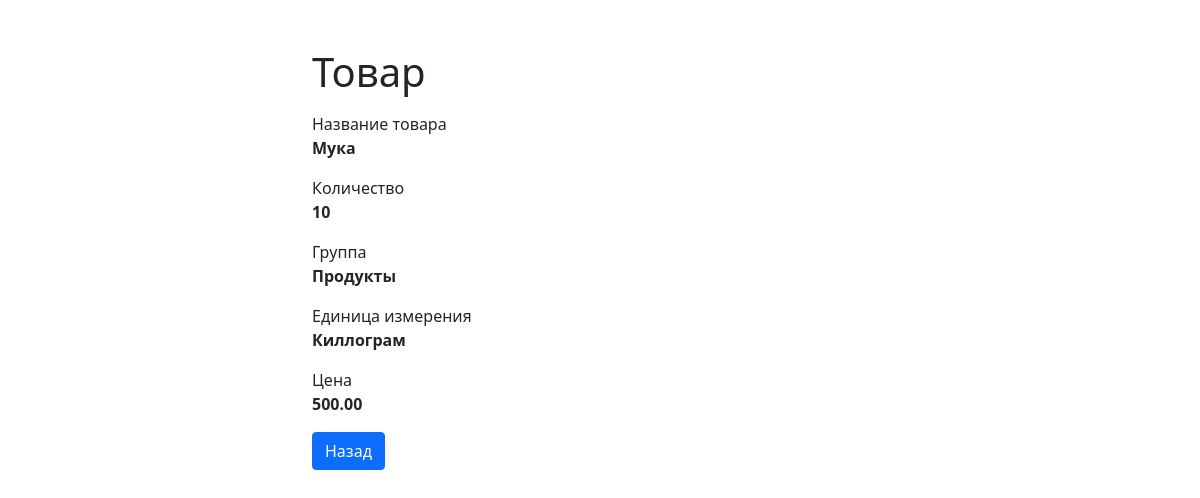
The page /read.php?id=25 on the database its author committed.
### tables this page shows
CREATE TABLE `sklad` (
  `id` int(11) NOT NULL,
  `TovarName` varchar(25) NOT NULL,
  `kolichestvo` int(11) NOT NULL,
  `Klient` int(11) NOT NULL,
  `Gruppa` varchar(25) NOT NULL,
  `Edizmer` varchar(25) NOT NULL,
  `Price` decimal(9,2) NOT NULL
);

### read.php (the view, shortened to what this page needs)
<?php
if(isset($_GET["id"]) && !empty(trim($_GET["id"]))){
    require_once "config.php";
    $sql = "SELECT * FROM sklad WHERE id = ?";
    if($stmt = mysqli_prepare($link, $sql)){
        mysqli_stmt_bind_param($stmt, "i", $param_id);
        if(mysqli_stmt_execute($stmt)){
            $result = mysqli_stmt_get_result($stmt);
            if(mysqli_num_rows($result) == 1){
                $row = mysqli_fetch_array($result, MYSQLI_ASSOC);
            } else{
                header("location: error.php");
                exit();
            }
        } else{
            echo "Ой,что то пошло не так.Пожалуйста попробуйдет позже";
        }
    }
} else{
    header("location: error.php");
    exit();
}
?>
<!DOCTYPE html>
<html lang="en">
<head>
    <link rel="stylesheet" href="css/bootstrap.css">
</head>
<body>
    <div class="wrapper">
        <div class="container-fluid">
            <div class="row">
                <div class="col-md-12">
                    <h1 class="mt-5 mb-3">Товар</h1>
                    <div class="form-group">
                        <label>Название товара</label>
                        <p><b><?php echo $row["TovarName"]; ?></b></p>
                    </div>
                    <div class="form-group">
                        <label>Количество</label>
                        <p><b><?php echo $row["kolichestvo"]; ?></b></p>
                    </div>
                    <div class="form-group">
                        <label>Группа</label>
                        <p><b><?php echo $row["Gruppa"]; ?></b></p>
                    </div>
                    <div class="form-group">
                        <label>Единица измерения</label>
                        <p><b><?php echo $row["Edizmer"]; ?></b></p>
                    </div>
                    <div class="form-group">
                        <label>Цена</label>
                        <p><b><?php echo $row["Price"]; ?></b></p>
                    </div>
                    <p><a href="index.php" class="btn btn-primary">Назад</a></p>
                </div>
            </div>
        </div>
    </div>
</body>
</html>

### read.php (style rules this page uses)
.wrapper { width: 600px; margin: 0 auto; }

### rows shown on the page
sklad: TovarName "Мука", kolichestvo "10", Gruppa "Продукты", Edizmer "Киллограм", Price "500.00"
